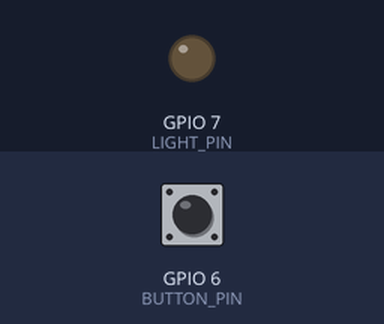
A sketch run on a simulated ESP32-S3. On the bench: output pins drawn as LEDs (lit = HIGH). The test bench sets the inputs (shaded band); at power-on: GPIO 6 (BUTTON_PIN) HIGH. WiFi joins after 1.5 s; servers stay silent unless stated.

Above: at 2.7 s.
2.8 s: GPIO 6 (BUTTON_PIN) pulled LOW for 0.15 s
At 4.0 s:
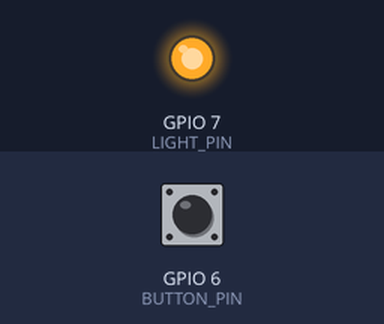
4.4 s: GPIO 6 (BUTTON_PIN) pulled LOW for 1 s
At 5.3 s:
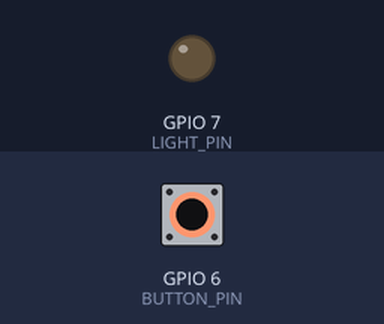
6.9 s: GPIO 6 (BUTTON_PIN) pulled LOW for 3.2 s
At 8.4 s:
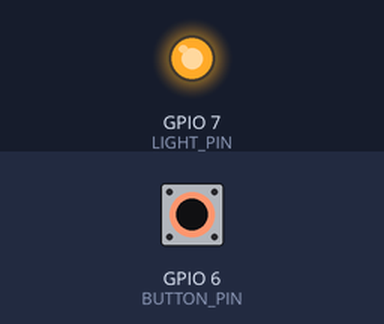
Timing chart, 0 to 9.9 s (numbered marks = the images above; inputs shaded):
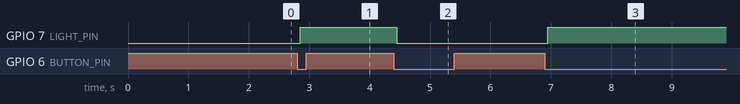

Measured:
- after the input at 2.8 s, GPIO 7 (LIGHT_PIN): LOW → HIGH after 0.05 s
- after the input at 4.4 s, GPIO 7 (LIGHT_PIN): HIGH → LOW after 0.05 s
- after the input at 6.9 s, GPIO 7 (LIGHT_PIN): LOW → HIGH after 0.05 s

The sketch:

ESP_Light_Control_RED-V8.ino
```cpp
/* Start User Editable Parameters */

// WiFi credentials
const char* ssid = "xxxxxx"; // <- Edit this with your SSID
const char* password = "xxxxxx"; // <- Edit this with your Password

/* End Of User Editable Parameters */


// Based on work done by Rui Santos & Sara Santos - Random Nerd Tutorials
/*********
  Rui Santos & Sara Santos - Random Nerd Tutorials
  Complete project details at https://RandomNerdTutorials.com/esp32-async-web-server-espasyncwebserver-library/
  The above copyright notice and this permission notice shall be included in all
  copies or substantial portions of the Software.
*********/


/* Libraries */

// WiFi library
#include <WiFi.h>

// AsyncWebServer
#include <AsyncTCP.h>

// Web server library
#include <ESPAsyncWebServer.h>


/* Pins */

// Define the output pin
#define LIGHT_PIN 7

// Define the input pin
#define BUTTON_PIN 6


/* Web Server */

// URL parameter
const char* PARAM_STATE = "state";

// Create web server on port 80
AsyncWebServer server(80);

// Create Events channel for live updates
AsyncEventSource events("/events");


/* Debounce */

// Store current button state
bool buttonState = HIGH;

// Store last button state
bool lastButtonState = HIGH;

// Store time since last button state change
unsigned long lastDebounceTime = 0;

// Debounce delay
const unsigned long debounceDelay = 50;


/* HTML PAGE */


const char index_html[] PROGMEM = R"rawliteral(
<!DOCTYPE html>
<html>
<head>
  <title>Gears ESP NPF Light Switch</title>

  <style>

    /* Basic page styling */
    html {
      font-family: Arial;
      text-align: center;
    }

    body {
      margin-top: 50px;
    }

    /* Slider container */
    .switch {
      position: relative;
      display: inline-block;
      width: 120px;
      height: 68px;
    }

    /* Hide default checkbox */
    .switch input {
      display: none;
    }

    /* Slider background */
    .slider {
      position: absolute;
      cursor: pointer;
      top: 0;
      left: 0;
      right: 0;
      bottom: 0;
      background-color: #ccc;
      transition: .5s;
      border-radius: 6px;
    }

    /* Slider knob */
    .slider:before {
      position: absolute;
      content: "";
      height: 52px;
      width: 52px;
      left: 8px;
      bottom: 8px;
      background-color: white;
      transition: .5s;
      border-radius: 3px;
    }

    /* Background color */
    input:checked + .slider {
      background-color: #b30000;
    }

    /* Move slider */
    input:checked + .slider:before {
      transform: translateX(52px);
    }

  </style>
</head>
<body>

<h2>ESP32 NPF Light Switch</h2>

<!-- Display current state -->
<p>State: <span id="state">--</span></p>


<!-- Slider switch -->
<label class="switch">
  <input type="checkbox" id="toggle" onchange="toggle(this)">
  <span class="slider"></span>
</label>


<script>

// Send request when user toggles switch
function toggle(el) {
  var state = el.checked ? 1 : 0;
  fetch(`/update?state=${state}`);
}

// Listen for live updates from ESP32
var source = new EventSource('/events');

// When ESP sends new state, update UI
source.addEventListener('state', function(e) {
  let isOn = (e.data === "1");

  document.getElementById("toggle").checked = isOn;
  document.getElementById("state").innerText = isOn ? "ON" : "OFF";
});

// Get initial state when page loads
fetch('/state')
  .then(r => r.text())
  .then(data => {
    let isOn = (data === "1");
    document.getElementById("toggle").checked = isOn;
    document.getElementById("state").innerText = isOn ? "ON" : "OFF";
  });

</script>

<h4><a href=\state>View Output Status Page</a></h4>
<h4><a href=\update?state=1>View Output Update Page (ON)</a></h4>
<h4><a href=\update?state=0>View Output Update Page (OFF)</a></h4>


</body>
</html>
)rawliteral";


// Current light state as "0" or "1"
String lightStateStr() {
  return String(digitalRead(LIGHT_PIN));
}

// Send current LIGHT_PIN state to all connected browsers
void notifyClients() {
  events.send(lightStateStr().c_str(), "state", millis());
}


void setup() {

  // Set LIGHT_PIN as output
  pinMode(LIGHT_PIN, OUTPUT);

  // Start with light OFF
  digitalWrite(LIGHT_PIN, LOW);

  // Set BUTTON_PIN as input
  pinMode(BUTTON_PIN, INPUT_PULLUP);

  // Connect to WiFi
  WiFi.begin(ssid, password);

  // Wait until connected
  while (WiFi.status() != WL_CONNECTED) {
    delay(500);
  }


  server.on("/", HTTP_GET, [](AsyncWebServerRequest *request){
    request->send_P(200, "text/html", index_html);
  });


  // Endpoint to SET the light state
  server.on("/update", HTTP_GET, [](AsyncWebServerRequest *request){

    // Check required parameter exists
    if (request->hasParam(PARAM_STATE)) {

      // Get desired state
      int state = request->getParam(PARAM_STATE)->value().toInt();

      // Set the pin HIGH or LOW
      digitalWrite(LIGHT_PIN, state);

      // Notify all connected browsers
      notifyClients();

      // Return "0" or "1"
      request->send(200, "text/plain", String(state));
    }
  });


  // Endpoint to READ the light state
  server.on("/state", HTTP_GET, [](AsyncWebServerRequest *request){
    request->send(200, "text/plain", lightStateStr());
  });


  // When browser connects to event stream
  events.onConnect([](AsyncEventSourceClient *client){

    // Send current state immediately
    client->send(lightStateStr().c_str(), "state", millis());
  });

  // Attach SSE handler to server
  server.addHandler(&events);


  // Start the web server
  server.begin();
}


void loop() {

  // Read current button state
  int reading = digitalRead(BUTTON_PIN);

  // If reading changed, reset debounce timer
  if (reading != lastButtonState) {
    lastDebounceTime = millis();
  }

  // If stable longer than debounce delay
  if ((millis() - lastDebounceTime) > debounceDelay) {

    // If actual state changed
    if (reading != buttonState) {
      buttonState = reading;

      // If button pressed (LOW because of pull-up)
      if (buttonState == LOW) {

        // Toggle light state
        digitalWrite(LIGHT_PIN, !digitalRead(LIGHT_PIN));

        // Notify browser of change
        notifyClients();
      }
    }
  }

  // Save last reading
  lastButtonState = reading;
}
```
